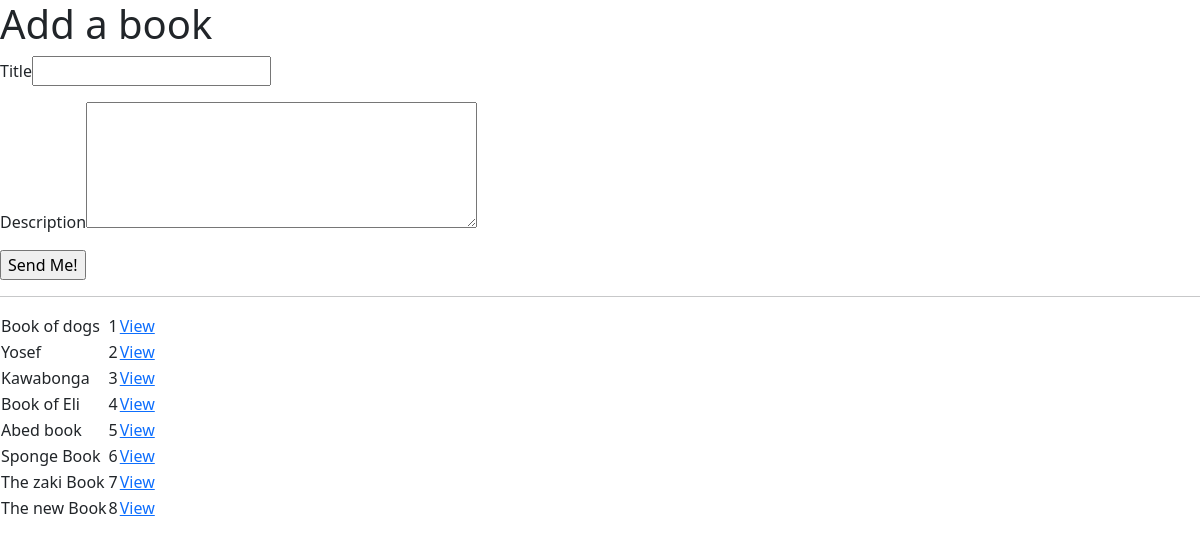
Before: / with the older database file.
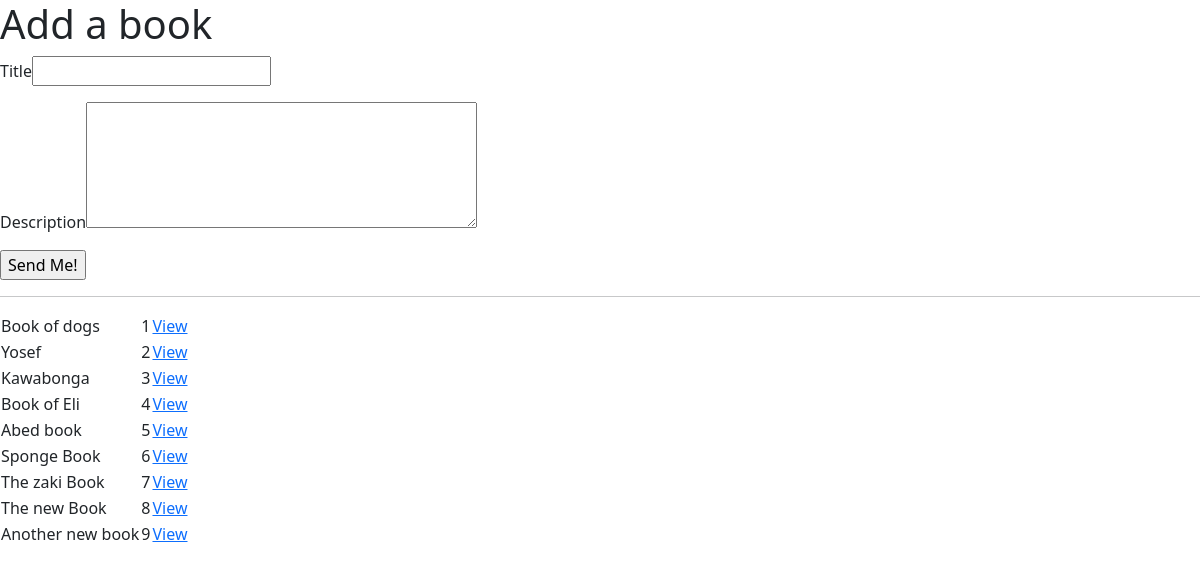
After: the same page with the newer database file.
### myAuthorsApp/models.py (models this page shows)
class Book(models.Model):
	title = models.CharField(max_length=255)
	description = models.TextField(default = "This is a book description")
	created_at = models.DateTimeField(auto_now_add=True)
	updated_at = models.DateTimeField(auto_now=True)

### myAuthorsApp/views.py (the view)
# urls.py: path('', views.index),
def index(request):
    context = {
        'books': Book.objects.all()
    }
    return render(request, 'index.html', context)

### myAuthorsApp/templates/index.html (shortened to what this page needs)
<!DOCTYPE html>
<html lang="en">
<head>
    <link href="https://cdn.jsdelivr.net/npm/bootstrap@5.2.1/dist/css/bootstrap.min.css" rel="stylesheet">
</head>
<body>
    <form action="/add_book" method="POST">
        <h1>Add a book</h1>
        <p>Title<input type="text" name="title"></p>
        <p>Description<textarea name="description" cols="40" rows="5"></textarea></p>
        <p><input type="submit" value="Send Me!"></p>
    </form>
    <hr>
    <table>
        {% for book in books %}
        <tr>
         <td>{{book.title}}</td><td>{{book.id}}</td><td><a href="/books/{{book.id}}">View</a></td>
        </tr>
        {%endfor%}
    </table>
</body>
</html>

Changed rows visible on the page:
added Book: title "Another new book", id "9"
